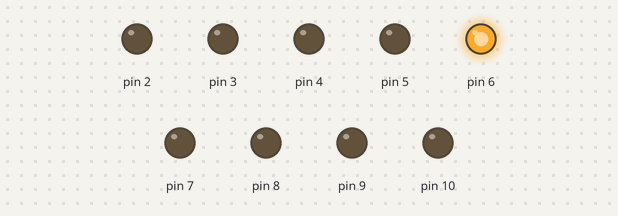
Bench run of a sketch on a simulated Arduino Uno, built with avr-gcc and run on an emulated ATmega328P. Parts: output pins drawn as LEDs (lit = HIGH).

Above: at 0.2 s.
At 1.2 s:
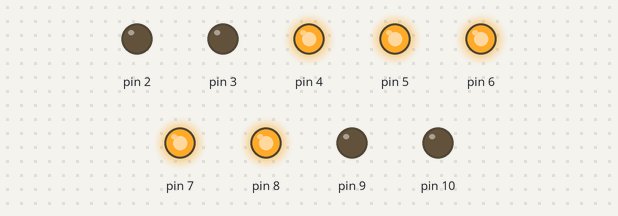
At 1.7 s:
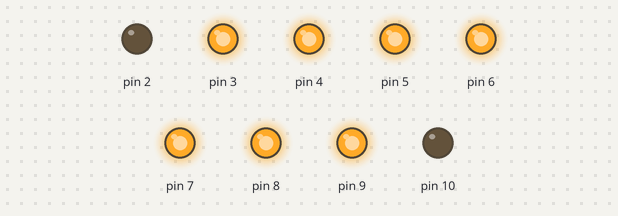
At 2.2 s:
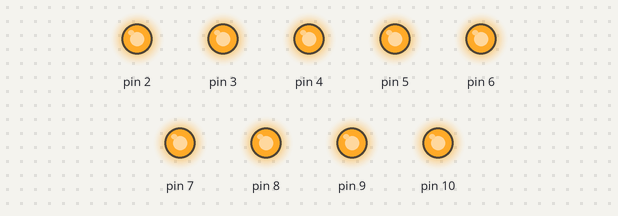
At 3.7 s:
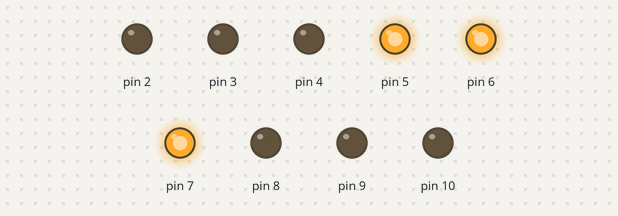
At 5.7 s:
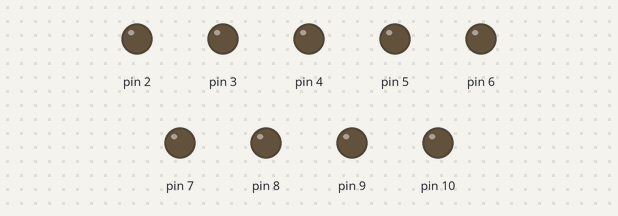
Timing chart, 0 to 6.9 s (numbered marks = the images above):
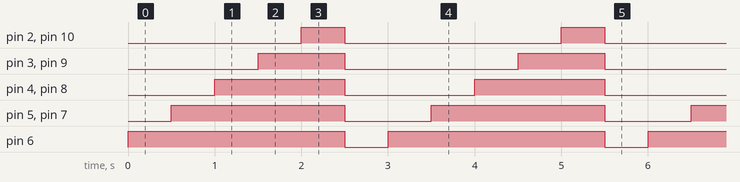

The sketch:

ardu_kod_3.ino
```cpp
int t=500, i;
void setup() {
  pinMode(2,OUTPUT);
  pinMode(3,OUTPUT);
  pinMode(4,OUTPUT);
  pinMode(5,OUTPUT);
  pinMode(6,OUTPUT);
  pinMode(7,OUTPUT);
  pinMode(8,OUTPUT);
  pinMode(9,OUTPUT);
  pinMode(10,OUTPUT);
}

void loop() {

digitalWrite(6,1);
delay(t);
digitalWrite(5,1);
digitalWrite(7,1);
delay(t);
digitalWrite(4,1);
digitalWrite(8,1);
delay(t);
digitalWrite(3,1);
digitalWrite(9,1);
delay(t);
digitalWrite(2,1);
digitalWrite(10,1);
delay(t);
digitalWrite(2,0);
digitalWrite(3,0);
digitalWrite(4,0);
digitalWrite(5,0);
digitalWrite(6,0);
digitalWrite(7,0);
digitalWrite(8,0);
digitalWrite(9,0);
digitalWrite(10,0);
delay(t);
}
```

Measured:
- by itself, pin 2, pin 10: alternates HIGH for 0.50 s and LOW for 2.5 s
- by itself, pin 3, pin 9: alternates HIGH for 1.0 s and LOW for 2.0 s
- by itself, pin 4, pin 8: alternates HIGH for 1.5 s and LOW for 1.5 s
- by itself, pin 5, pin 7: alternates HIGH for 2.0 s and LOW for 1.0 s
- by itself, pin 6: alternates HIGH for 2.5 s and LOW for 0.50 s
